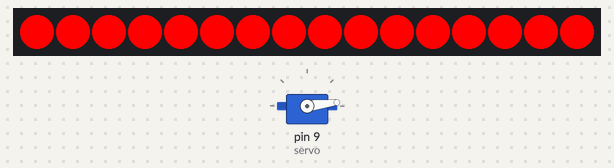
A sketch run on a simulated Arduino Uno, built with avr-gcc and run on an emulated ATmega328P. Shown: servo, 16 RGB LEDs in strip order, left to right.

Above: at 0.15 s.
At 1.65 s:
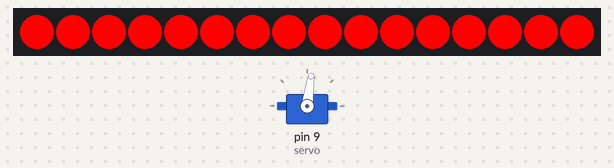
At 3.46 s:
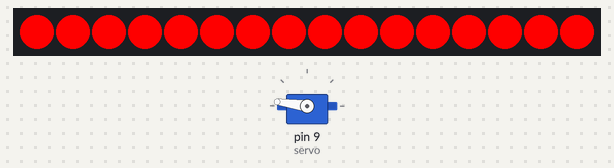
At 6.77 s:
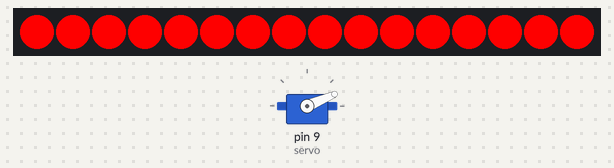
Timing chart, 0 to 40.0 s (numbered marks = the images above):
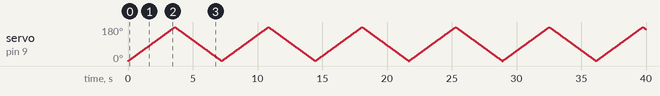

The sketch:

Motor_Neopixels.ino
```cpp
#include <Servo.h>
Servo servo;

int pos = 0;

#include <Adafruit_NeoPixel.h>
#ifdef __AVR__
  #include <avr/power.h>
#endif


#define PIN            6


#define NUMPIXELS      16

Adafruit_NeoPixel pixels = Adafruit_NeoPixel(NUMPIXELS, PIN, NEO_GRB + NEO_KHZ800);

int delayval = 500; // delay for half a second

void setup() {

  servo.attach(9);
  pixels.begin();
   for(int i=0;i<NUMPIXELS;i++){
    pixels.setPixelColor(i, pixels.Color(250,0,0));
   }

    pixels.show(); // This sends the updated pixel color to the hardware.

}
void loop()
{
  for(pos = 0; pos < 180; pos += 1)
  {
    servo.write(pos);
    delay(20);
  }
  for (pos = 180; pos >= 1; pos -= 1)
  {
    servo.write(pos);
    delay (20);
  }
}
```
